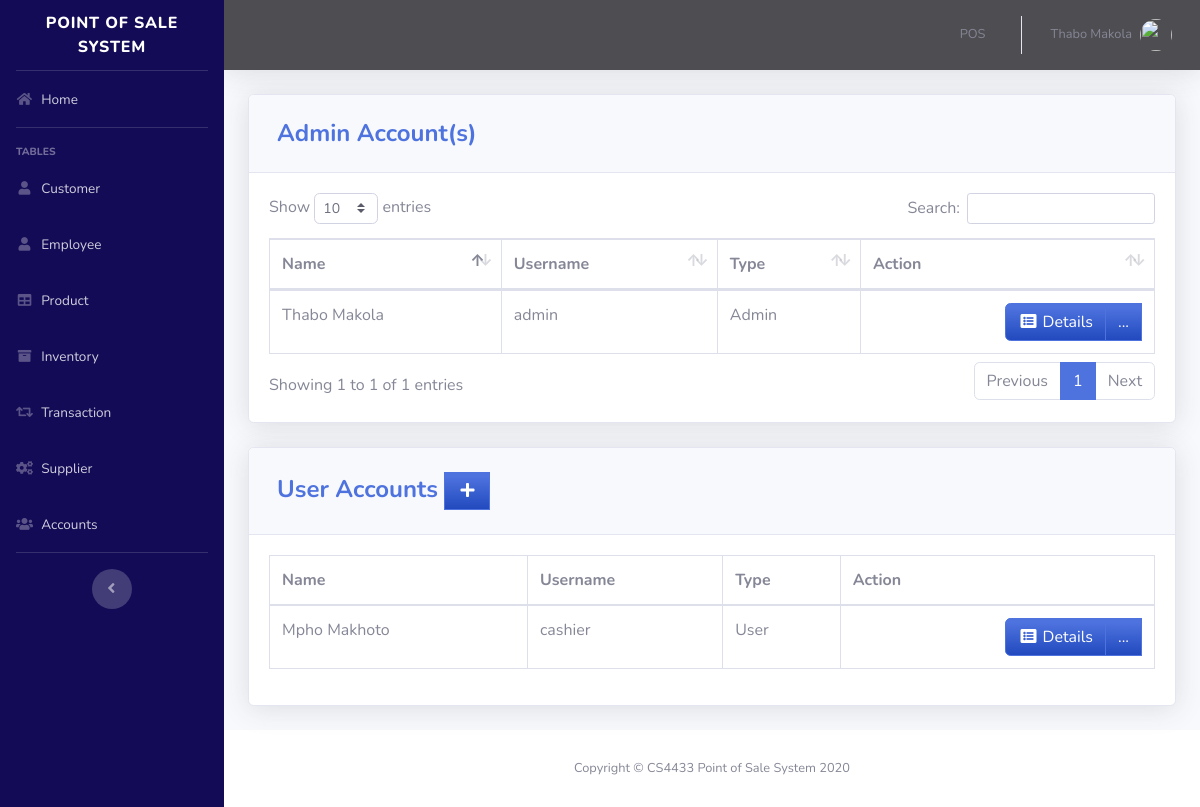
Screenshot of /pages/user.php (signed in) with the database file from the repository.
### tables this page shows
CREATE TABLE `users` (
  `ID` int(11) NOT NULL,
  `EMPLOYEE_ID` int(11) DEFAULT NULL,
  `USERNAME` varchar(50) DEFAULT NULL,
  `PASSWORD` varchar(50) DEFAULT NULL,
  `TYPE_ID` int(11) DEFAULT NULL
);

CREATE TABLE `employee` (
  `EMPLOYEE_ID` int(11) NOT NULL,
  `FIRST_NAME` varchar(50) DEFAULT NULL,
  `LAST_NAME` varchar(50) DEFAULT NULL,
  `GENDER` varchar(50) DEFAULT NULL,
  `EMAIL` varchar(100) DEFAULT NULL,
  `PHONE_NUMBER` varchar(11) DEFAULT NULL,
  `JOB_ID` int(11) DEFAULT NULL,
  `HIRED_DATE` datetime default now(),
  `LOCATION_ID` int(11) DEFAULT NULL
);

CREATE TABLE `type` (
  `TYPE_ID` int(11) NOT NULL,
  `TYPE` varchar(50) DEFAULT NULL
);

### pages/user.php (the view, shortened to what this page needs)
<?php
include'../includes/connection.php';
include'../includes/sidebar.php';
?>
         <div class="card shadow mb-4">
            <div class="card-header py-3">
              <h4 class="m-2 font-weight-bold text-primary">Admin Account(s)</h4>
            </div>
            <div class="card-body">
            <div class="table-responsive">
           <table class="table table-bordered" id="dataTable" width="100%" cellspacing="0">
               <thead>
                   <tr>
                       <th>Name</th>
                       <th>Username</th>
                       <th>Type</th>
                       <th>Action</th>
                   </tr>
               </thead>
          <tbody>
<?php
    $query = 'SELECT ID, FIRST_NAME,LAST_NAME,USERNAME, t.TYPE
              FROM users u
              JOIN employee e ON e.EMPLOYEE_ID=u.EMPLOYEE_ID
              JOIN type t ON t.TYPE_ID=u.TYPE_ID
              WHERE u.TYPE_ID=1';
        $result = mysqli_query($db, $query) or die (mysqli_error($db));
            while ($row = mysqli_fetch_assoc($result)) {
                echo '<tr>';
                echo '<td>'. $row['FIRST_NAME'].' '. $row['LAST_NAME'].'</td>';
                echo '<td>'. $row['USERNAME'].'</td>';
                echo '<td>'. $row['TYPE'].'</td>';
                      echo '<td align="right"> <div class="btn-group">
                              <a type="button" class="btn btn-primary bg-gradient-primary" href="us_searchfrm.php?action=edit & id='.$row['ID'] . '"><i class="fas fa-fw fa-list-alt"></i> Details</a>
                            <div class="btn-group">
                              <a type="button" class="btn btn-primary bg-gradient-primary dropdown no-arrow" data-toggle="dropdown" style="color:white;">
                              ... <span class="caret"></span></a>
                            <ul class="dropdown-menu text-center" role="menu">
                                <li>
                                  <a type="button" class="btn btn-warning bg-gradient-warning btn-block" style="border-radius: 0px;" href="us_edit.php?action=edit & id='.$row['ID']. '">
                                    <i class="fas fa-fw fa-edit"></i> Edit
                                  </a>
                                </li>
                                </li>
                            </ul>
                            </div>
                          </div></td>';
                echo '</tr> ';
                        }
?>
                                </tbody>
                            </table>
                        </div>
                    </div>
                  </div>
         <div class="card shadow mb-4">
            <div class="card-header py-3">
              <h4 class="m-2 font-weight-bold text-primary">User Accounts&nbsp;<a  href="#" data-toggle="modal" data-target="#supplierModal" type="button" class="btn btn-primary bg-gradient-primary" style="border-radius: 0px;"><i class="fas fa-fw fa-plus"></i></a></h4>
            </div>
            <div class="card-body">
            <div class="table-responsive">
           <table class="table table-bordered" id="dataTable" width="100%" cellspacing="0">
               <thead>
                   <tr>
                       <th>Name</th>
                       <th>Username</th>
                       <th>Type</th>
                       <th>Action</th>
                   </tr>
               </thead>
          <tbody>
<?php
    $query = 'SELECT ID, FIRST_NAME,LAST_NAME,USERNAME, t.TYPE
              FROM users u
              JOIN employee e ON e.EMPLOYEE_ID=u.EMPLOYEE_ID
              JOIN type t ON t.TYPE_ID=u.TYPE_ID
              WHERE u.TYPE_ID=2';
        $result = mysqli_query($db, $query) or die (mysqli_error($db));
            while ($row = mysqli_fetch_assoc($result)) {
                echo '<tr>';
                echo '<td>'. $row['FIRST_NAME'].' '. $row['LAST_NAME'].'</td>';
                echo '<td>'. $row['USERNAME'].'</td>';
                echo '<td>'. $row['TYPE'].'</td>';
                      echo '<td align="right"> <div class="btn-group">
                              <a type="button" class="btn btn-primary bg-gradient-primary" href="us_searchfrm.php?action=edit & id='.$row['ID'] . '"><i class="fas fa-fw fa-list-alt"></i> Details</a>
                            <div class="btn-group">
                              <a type="button" class="btn btn-primary bg-gradient-primary dropdown no-arrow" data-toggle="dropdown" style="color:white;">
                              ... <span class="caret"></span></a>
                            <ul class="dropdown-menu text-center" role="menu">
                                <li>
                                  <a type="button" class="btn btn-warning bg-gradient-warning btn-block" style="border-radius: 0px;" href="us_edit.php?action=edit & id='.$row['ID']. '">
                                    <i class="fas fa-fw fa-edit"></i> Edit
                                  </a>
                                </li>
                            </ul>
                            </div>
                          </div></td>';
                echo '</tr> ';
                        }
?>
                                </tbody>
                            </table>
                        </div>
                    </div>
                  </div>
<?php
include'../includes/footer.php';
?>

### rows the page displays
users: EMPLOYEE_ID.FIRST_NAME "Thabo", EMPLOYEE_ID.LAST_NAME "Makola", USERNAME "admin", TYPE_ID.TYPE "Admin"
users: EMPLOYEE_ID.FIRST_NAME "Mpho", EMPLOYEE_ID.LAST_NAME "Makhoto", USERNAME "cashier", TYPE_ID.TYPE "User"

### other values shown
$_SESSION['FIRST_NAME'] "Thabo"
$_SESSION['LAST_NAME'] "Makola"
